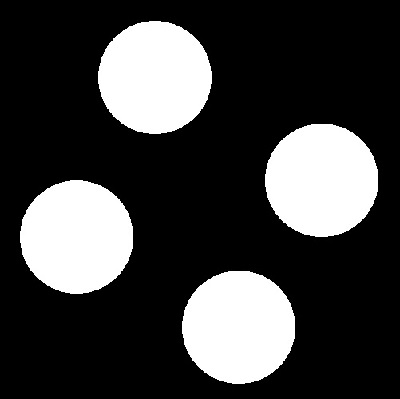
#> input picture original.jpg, 400 x 399 px
$ python pcd8.py
#> lines starting #> are read from the running program, lines starting #| are printed output that depends on the picture; after the words box and inside, x2 and y2 are one past the last pixel; in counts of white or black regions, pixels touching at a corner belong together
import cv2
import numpy as np

img = cv2.imread("original.jpg",0)
#> img is the input picture: shape (399, 400); min 0, max 255, mean 64.5

tr, th = cv2.threshold(img, 128, 255, cv2.THRESH_BINARY)
#> th: shape (399, 400); 25.3% white; 4 white regions, box (x1, y1, x2, y2) and area: (20, 180, 133, 294) 10094, (265, 124, 378, 237) 10090, (98, 21, 212, 134) 10079, (182, 271, 295, 384) 10075

cv2.imshow('original', th)
#
se = np.ones((5,5), np.uint8)

# erosi
erosi = cv2.erode(th, se, iterations=2)
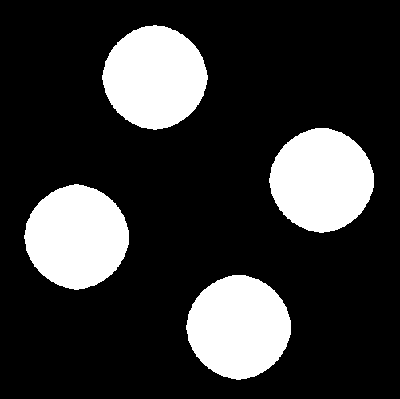
#> erosi: shape (399, 400); 20.9% white; 4 white regions, box (x1, y1, x2, y2) and area: (269, 128, 374, 233) 8346, (24, 184, 129, 290) 8342, (186, 275, 291, 380) 8331, (102, 25, 208, 130) 8327
cv2.imshow('erosi', erosi)

#dilasi
dilasi = cv2.dilate(th, se, iterations=2)
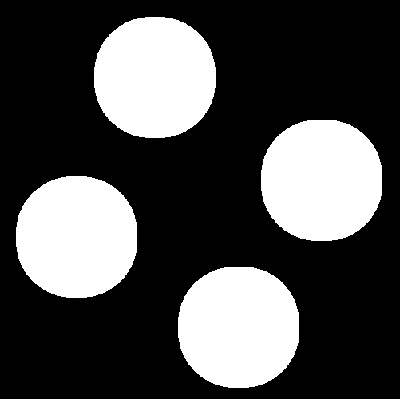
#> dilasi: shape (399, 400); 30% white; 4 white regions, box (x1, y1, x2, y2) and area: (16, 176, 137, 298) 11974, (261, 120, 382, 241) 11962, (94, 17, 216, 138) 11959, (178, 267, 299, 388) 11947
cv2.imshow('dilasi', dilasi)

#opening

img2 = cv2.imread("opening.jpg",0)
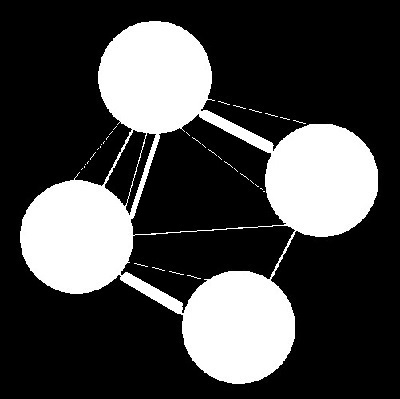
#> input picture opening.jpg, 400 x 399 px
#> img2 is the input picture: shape (399, 400); min 0, max 255, mean 69.1
tr2, th2 = cv2.threshold(img2, 128, 255, cv2.THRESH_BINARY)
#> th2: shape (399, 400); 27.1% white; 35 white regions (34 under 20 px), largest, box (x1, y1, x2, y2) and area: (20, 21, 378, 384) 43002

#cara 1
res = cv2.erode(th2, se, iterations=5)
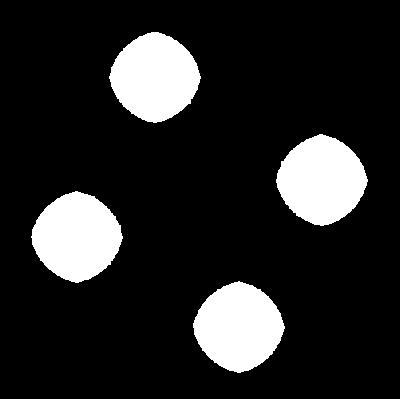
#> res: shape (399, 400); 15% white; 4 white regions, box (x1, y1, x2, y2) and area: (276, 134, 368, 226) 5992, (31, 191, 123, 283) 5990, (109, 32, 201, 123) 5974, (193, 281, 285, 373) 5974
res = cv2.dilate(res, se, iterations=5)
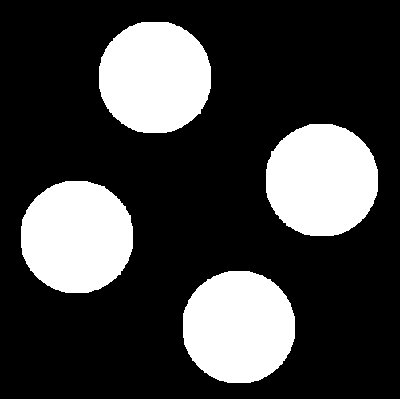
#> res: shape (399, 400); 25.2% white; 4 white regions, box (x1, y1, x2, y2) and area: (266, 124, 378, 236) 10072, (21, 181, 133, 293) 10070, (183, 271, 295, 383) 10054, (99, 22, 211, 133) 10034

#cara 2
res = cv2.morphologyEx(th2, cv2.MORPH_OPEN, se, iterations=5)
#
cv2.imshow('opening', img2)
cv2.imshow('hasil opening', res)

#closing
img2 = cv2.imread("closing.jpg",0)
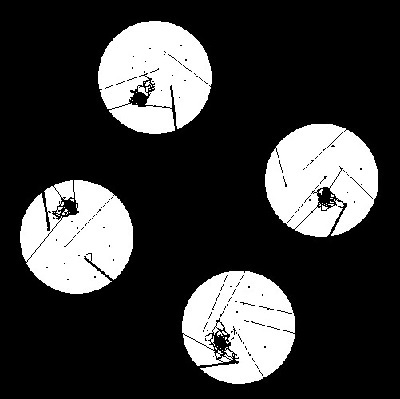
#> input picture closing.jpg, 400 x 399 px
#> img2 is the input picture: shape (399, 400); min 0, max 255, mean 60.1
tr2, th2 = cv2.threshold(img2, 128, 255, cv2.THRESH_BINARY)
#> th2: shape (399, 400); 23.6% white; 31 white regions (27 under 20 px), largest, box (x1, y1, x2, y2) and area: (98, 21, 212, 134) 9460, (265, 124, 378, 237) 9437, (20, 180, 133, 294) 9417, (182, 271, 295, 384) 9245

res = cv2.morphologyEx(th2, cv2.MORPH_CLOSE, se, iterations=5)
#> res: shape (399, 400); 25.3% white; 4 white regions, box (x1, y1, x2, y2) and area: (20, 180, 133, 294) 10090, (265, 124, 378, 237) 10086, (98, 21, 212, 134) 10077, (182, 271, 295, 384) 10069

cv2.imshow('closing', img2)
cv2.imshow('hasil closing', res)


cv2.waitKey()
cv2.destroyAllWindows()
